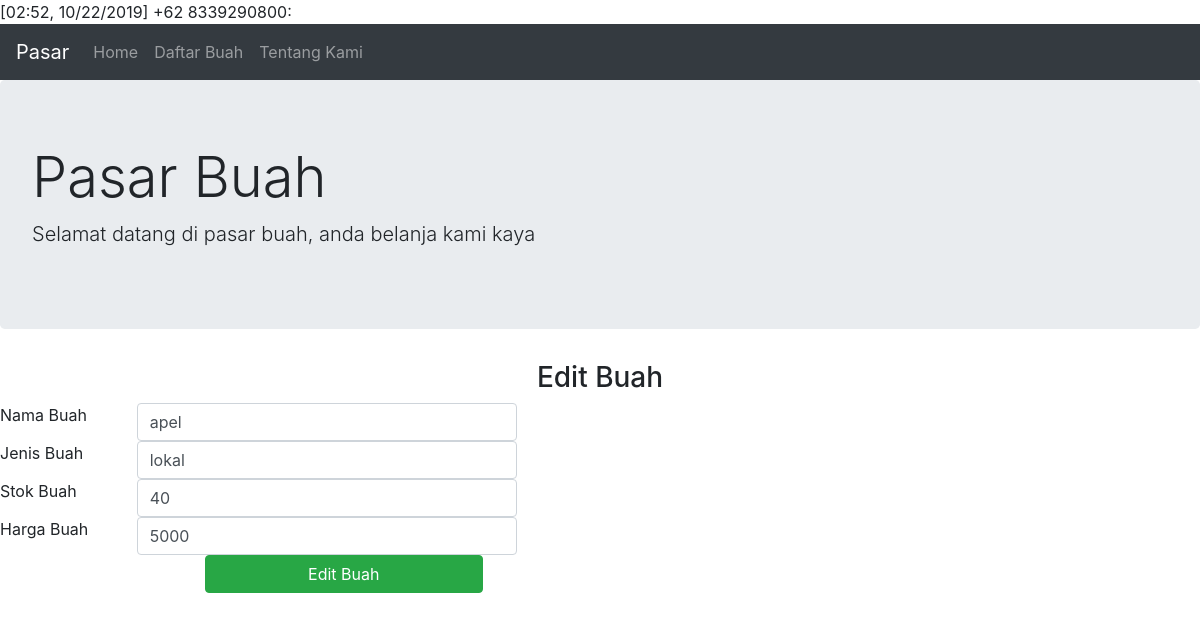
/edit_buah.php?id=1, run on the app's committed database.
### tables this page shows
CREATE TABLE `tb_buah` (
  `kode_buah` int(11) NOT NULL,
  `nama_buah` varchar(20) DEFAULT NULL,
  `jenis_buah` varchar(20) DEFAULT NULL,
  `stok_buah` int(3) DEFAULT NULL,
  `harga_buah` double DEFAULT NULL,
  `foto` varchar(255) DEFAULT NULL
);

### edit_buah.php (the view, shortened to what this page needs)
[02:52, 10/22/2019] +62 8339290800: <!DOCTYPE html>
<html>
<head>
	<link rel="stylesheet" href="css/bootstrap.css">
	<link rel="stylesheet" href="css/bootstrap.min.css">
</head>
<body>
	<nav class="navbar navbar-expand-lg navbar-dark bg-dark">
		<a href="index.html" class="navbar-brand">Pasar</a>
		<div class="collapse navbar-collapse">
			<ul class="navbar-nav">
				<li class="nav-item">
					<a class="nav-link" href="index.html">Home</a>
				</li>
				<li class="nav-item">
					<a class="nav-link" href="home.html">Daftar Buah</a>
				</li>
				<li class="nav-item">
					<a class="nav-link" href="tentang.html">Tentang Kami</a>
				</li>
			</ul>
		</div>
	</nav>
	<div class="jumbotron">
		<h1 class="display-4">Pasar Buah</h1>
		<p class="lead">Selamat datang di pasar buah, anda belanja kami kaya</p>
	</div>
	<h3 style="text-align: center;">Edit Buah</h3>
		<?php
		include "koneksi.php";
		$id = $_GET['id'];
		$sql = "SELECT * FROM tb_buah WHERE kode_buah=$id";
		$buah = mysqli_query($koneksi, $sql);
		foreach ($buah as $b) {
			$NamaBuah = $b['nama_buah'];
			$JenisBuah = $b['jenis_buah'];
			$stokBuah = $b['stok_buah'];
			$hargaBuah = $b['harga_buah'];
		}
		?>
	<form method="POST" action="proses_edit.php">
		<div class="row">
			<div class="col-sm-8">
				<div class="row">
					<div class="col-sm-2">
						<label>Nama Buah</label>
					</div>
					<div class="col-sm-6">
						<input value="<?php echo $NamaBuah ?>" type="text" name="nama_buah" class="form-control">
					</div>
				</div>
			</div>
		</div>
		<div class="row">
			<div class="col-sm-8">
				<div class="row">
					<div class="col-sm-2">
						<label>Jenis Buah</label>
					</div>
					<div class="col-sm-6">
						<input value="<?php echo $JenisBuah ?>"type="text" name="jenis_buah" class="form-control">
					</div>
				</div>
			</div>
		</div>
		<div class="row">
			<div class="col-sm-8">
				<div class="row">
					<div class="col-sm-2">
						<label>Stok Buah</label>
					</div>
					<div class="col-sm-6">
						<input value="<?php echo $stokBuah ?>"type="text" name="stok_buah" class="form-control">
					</div>
				</div>
			</div>
		</div>
		<div class="row">
			<div class="col-sm-8">
				<div class="row">
					<div class="col-sm-2">
						<label>Harga Buah</label>
					</div>
					<div class="col-sm-6">
						<input value="<?php echo $hargaBuah ?>"type="text" name="harga_buah" class="form-control">
					</div>
				</div>
			</div>
		</div>
		<div class="row">
			<div class="col-sm-2"></div>
			<div class="col-sm-3">
				<button type="submit" class="btn btn-success btn-block">
					Edit Buah
				</button>
			</div>
		</div>
	</form>
</body>
</html>

### data on the page
tb_buah: nama_buah "apel", jenis_buah "lokal", stok_buah "40", harga_buah "5000"
